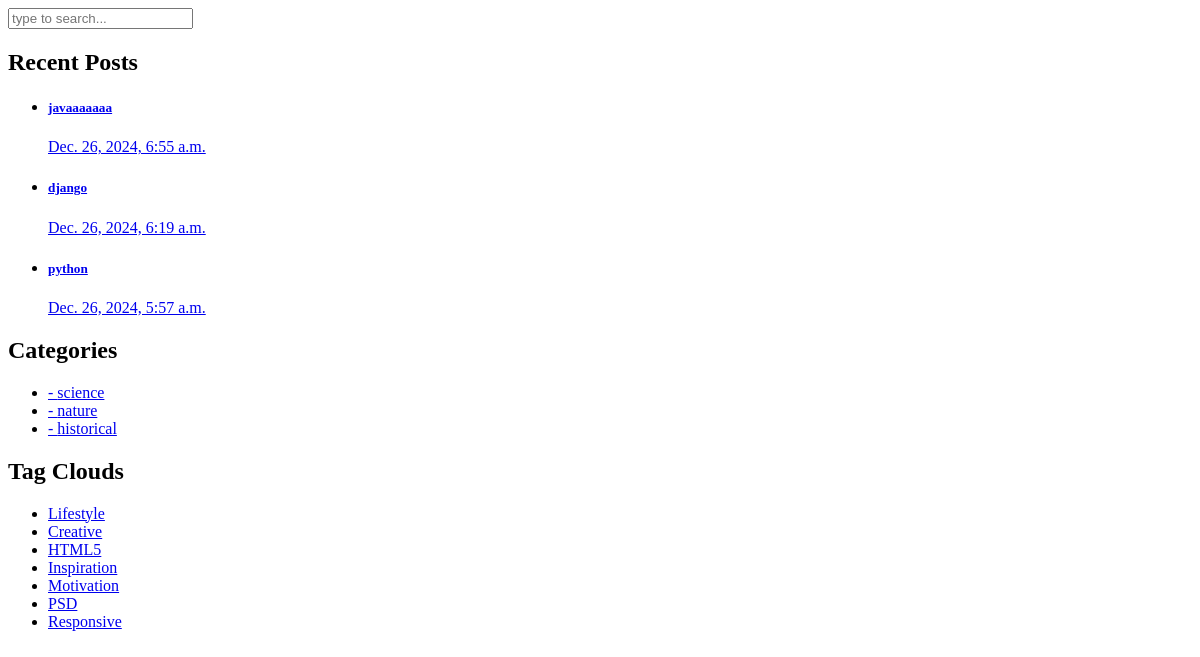
/sidebar/, run on an earlier commit of the app's database.
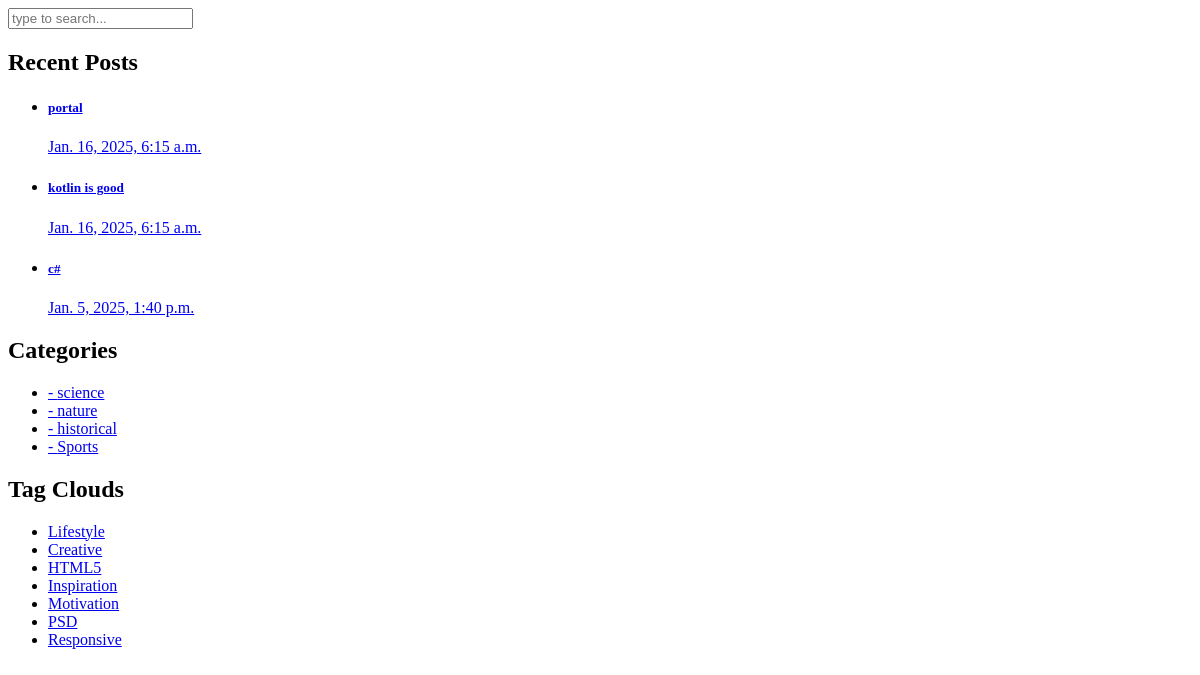
And on a later commit of the database.
### blog/models.py (models this page shows, shortened)
class Article(models.Model):
    title = models.CharField(max_length=200)
    category = models.ManyToManyField(Category,related_name='articles')
    author= models.ForeignKey(User, on_delete=models.SET_DEFAULT,default='1')
    body = models.TextField()
    image = models.ImageField(upload_to="images/articles")
    created = models.DateTimeField(auto_now_add=True)
    updated = models.DateTimeField(auto_now=True)
    pub_date = models.DateTimeField(default=timezone.now())
    is_published = models.BooleanField(default=True)
    published = models.BooleanField(default=True)
    slug = models.SlugField(null=True,blank=True,unique=True)
    objects = models.Manager()
    custom_manager = ArticleManager()

class Category(models.Model):
    title = models.CharField(max_length=100)
    created = models.DateTimeField(auto_now_add=True)

### home/views.py (the view)
# urls.py: path('sidebar/',views.sidebar,name='sidebar_partial'),
def sidebar(request):
    context = {'name':'Aria'}
    return render(request,'includes/side_bar.html',context)

### context_processors/context_processors.py (called while the page is built)
def recent_articles(request):
    recent_articles=Article.objects.all().order_by('-created')[:3]
    categories=Category.objects.all()
    return {'recent_articles':recent_articles,'categories':categories}

### templates/includes/side_bar.html
<div class="col-lg-4">
            <div class="sidebar">
              <div class="row">
                <div class="col-lg-12">
                  <div class="sidebar-item search">
                    <form id="search_form" name="gs" method="GET" action="{% url 'blog:search_articles' %}">
                      <input type="text" name="q" class="searchText" placeholder="type to search..." autocomplete="on">
                    </form>
                  </div>
                </div>
                <div class="col-lg-12">
                  <div class="sidebar-item recent-posts">
                    <div class="sidebar-heading">
                      <h2>Recent Posts</h2>
                    </div>
                    <div class="content">
                      <ul>
                        {% for article in recent_articles %}
                                                  <li><a href="{% url 'blog:article_details' article.slug %}">
                          <h5>{{ article.title }}</h5>
                          <span>{{ article.created }}</span>
                        </a></li>
                          {% endfor %}
                      </ul>
                    </div>
                  </div>
                </div>
                <div class="col-lg-12">
                  <div class="sidebar-item categories">
                    <div class="sidebar-heading">
                      <h2>Categories</h2>
                    </div>
                    <div class="content">
                      <ul>
                          {%  for category in categories %}
                        <li><a href="{% url 'blog:category_details' category.id %}">- {{ category.title }}</a></li>
                          {% endfor %}
                      </ul>
                    </div>
                  </div>
                </div>
                <div class="col-lg-12">
                  <div class="sidebar-item tags">
                    <div class="sidebar-heading">
                      <h2>Tag Clouds</h2>
                    </div>
                    <div class="content">
                      <ul>
                        <li><a href="#">Lifestyle</a></li>
                        <li><a href="#">Creative</a></li>
                        <li><a href="#">HTML5</a></li>
                        <li><a href="#">Inspiration</a></li>
                        <li><a href="#">Motivation</a></li>
                        <li><a href="#">PSD</a></li>
                        <li><a href="#">Responsive</a></li>
                      </ul>
                    </div>
                  </div>
                </div>
              </div>
            </div>
          </div>

What changed in the data, as far as the page shows it:
no longer on this page (row edited): Article: title "javaaaaaaa", created "Dec. 26, 2024, 6:55 a.m."
no longer on this page (row edited): Article: title "django", created "Dec. 26, 2024, 6:19 a.m."
removed Article: title "python", created "Dec. 26, 2024, 5:57 a.m."
added Article: title "portal", created "Jan. 16, 2025, 6:15 a.m."
added Article: title "kotlin is good", created "Jan. 16, 2025, 6:15 a.m."
added Article: title "c#", created "Jan. 5, 2025, 1:40 p.m."
added Category: title "Sports"
